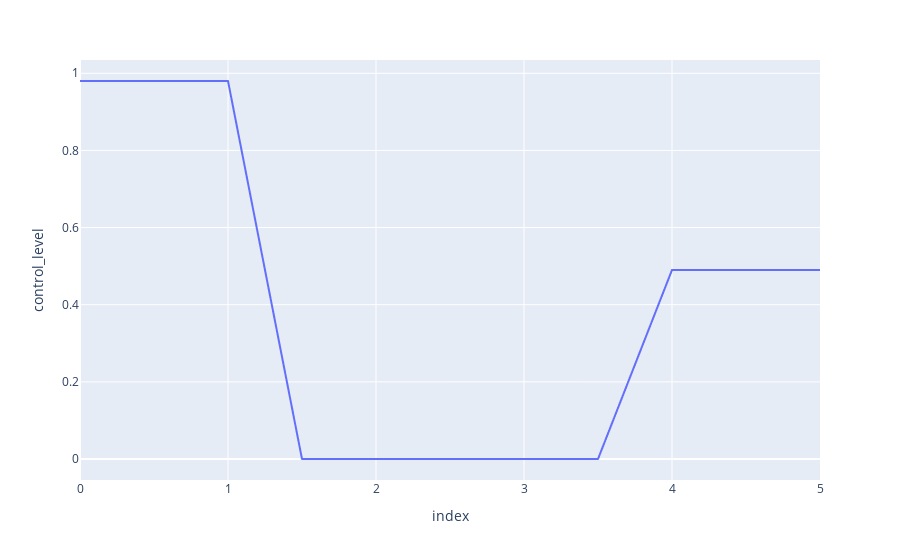

Notebook code for this chart:
### Markdown cell above
## Ramp down and then up

Changing light intensity at a constant rate.

### Code cell
# list of light levels
light_level = np.array([1, 0, 0.5])

# Duration that each level is fixed
light_dur = np.array([1, 2, 1])

# Duration for the changes in light level
ramp_dur = np.array([0.5, 0.5])

# Play control levels into Enttec DMX
re.run_program(dmx, aud_path=aud_path, log_path=log_path, light_level=light_level, light_dur=light_dur, ramp_dur=ramp_dur, trig_video=True, echo=False, plot_data=True, movie_prefix=moviefile_prefix)

# print(df)

### Figure 1 — Plotly figure (JSON) as saved in the notebook; plotly's stock layout.template omitted (floating-point values rounded to 4 significant figures; data arrays with more than 128 entries replaced by an {"elided": "..."} marker saying what was removed)
{"data": [{"hovertemplate": "index=%{x}<br>control_level=%{y}<extra></extra>", "legendgroup": "", "line": {"color": "#636efa", "dash": "solid"}, "marker": {"symbol": "circle"}, "mode": "lines", "name": "", "showlegend": false, "type": "scattergl", "x": {"elided": "5000 float values"}, "xaxis": "x", "y": {"elided": "5000 float values"}, "yaxis": "y"}], "layout": {"legend": {"tracegroupgap": 0}, "margin": {"t": 60}, "xaxis": {"anchor": "y", "domain": [0, 1], "title": {"text": "index"}}, "yaxis": {"anchor": "x", "domain": [0, 1], "title": {"text": "control_level"}}}}
